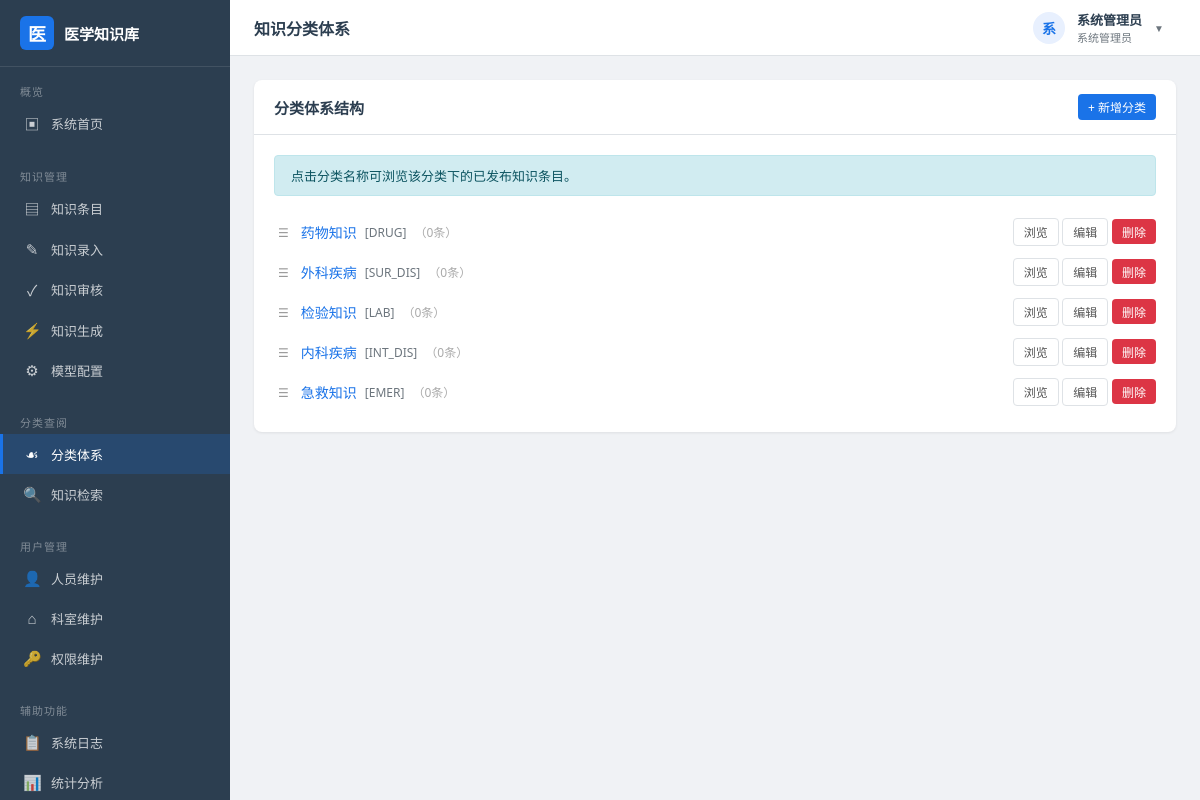
The app's page /categories (signed in), older data.
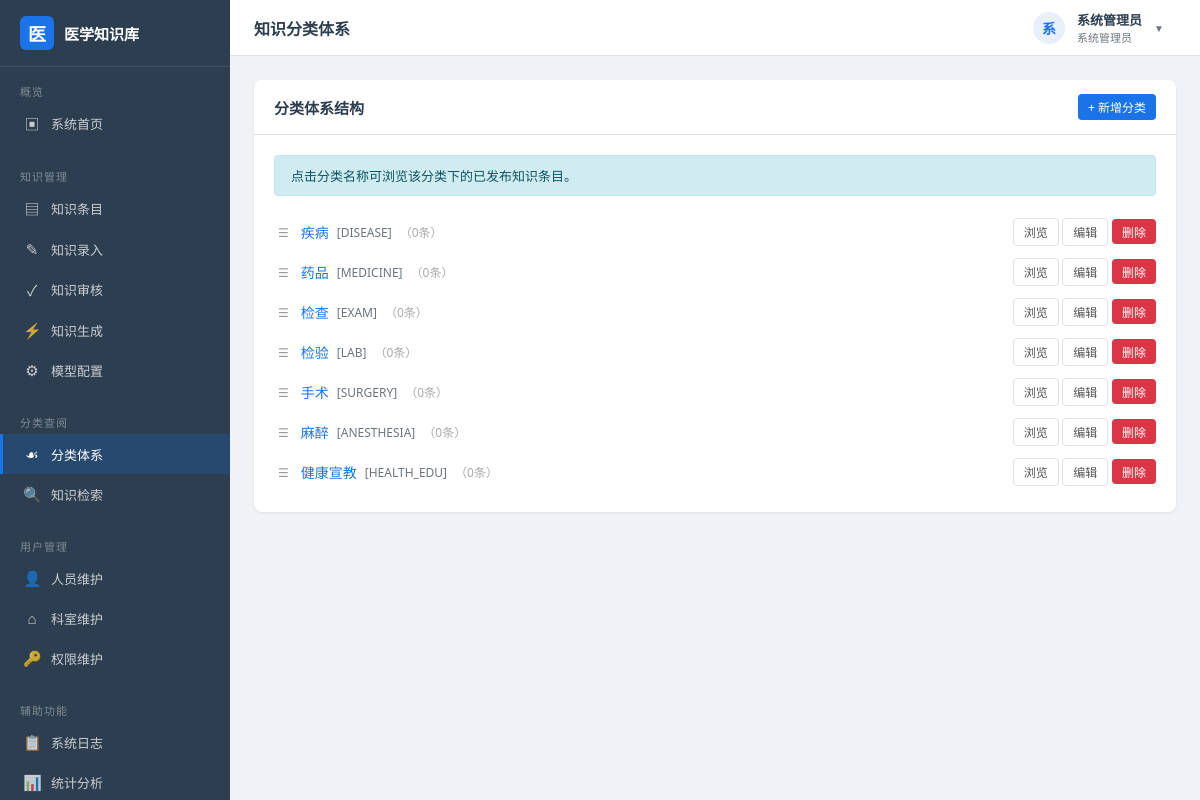
The same page, newer data.
### models.py (models this page shows, shortened)
class User(db.Model):
    __tablename__ = "user"
    id = db.Column(db.Integer, primary_key=True, autoincrement=True)
    username = db.Column(db.String(50), unique=True, nullable=False, comment="登录账号")
    real_name = db.Column(db.String(50), nullable=False, comment="真实姓名")
    password_hash = db.Column(db.String(128), nullable=False, comment="口令哈希")
    email = db.Column(db.String(120), default="", comment="电子邮箱")
    phone = db.Column(db.String(20), default="", comment="联系电话")
    department_id = db.Column(db.Integer, db.ForeignKey("department.id"), nullable=True)
    role_id = db.Column(db.Integer, db.ForeignKey("role.id"), nullable=True)
    status = db.Column(db.String(10), default="active", comment="active/disabled")
    failed_attempts = db.Column(db.Integer, default=0, comment="密码错误次数")
    lock_time = db.Column(db.DateTime, nullable=True, comment="账号锁定时间")
    last_login = db.Column(db.DateTime, nullable=True)
    created_at = db.Column(db.DateTime, default=datetime.now)

class Role(db.Model):
    __tablename__ = "role"
    id = db.Column(db.Integer, primary_key=True, autoincrement=True)
    name = db.Column(db.String(50), unique=True, nullable=False, comment="角色名称")
    code = db.Column(db.String(30), unique=True, nullable=False, comment="角色编码")
    permissions = db.Column(db.Text, default="", comment="权限列表，逗号分隔")
    remark = db.Column(db.String(200), default="")
    created_at = db.Column(db.DateTime, default=datetime.now)
    users = db.relationship("User", backref="role", lazy="dynamic")

class Category(db.Model):
    __tablename__ = "category"
    id = db.Column(db.Integer, primary_key=True, autoincrement=True)
    name = db.Column(db.String(80), nullable=False, comment="分类名称")
    code = db.Column(db.String(30), unique=True, nullable=False, comment="分类编码")
    parent_id = db.Column(db.Integer, db.ForeignKey("category.id"), nullable=True, comment="上级分类")
    level = db.Column(db.Integer, default=1, comment="层级")
    sort_order = db.Column(db.Integer, default=0)
    description = db.Column(db.String(300), default="")
    created_at = db.Column(db.DateTime, default=datetime.now)
    parent = db.relationship("Category", remote_side=[id], backref="sub_categories")
    entries = db.relationship("KnowledgeEntry", backref="category", lazy="dynamic")

### app.py (the view)
    @app.route("/categories")
    @login_required
    def category_tree():
        categories = Category.query.order_by(Category.level, Category.sort_order).all()
        return render_template("category/tree.html", categories=categories)

### app.py (called while the page is built)
def register_before_handlers(app: Flask):
    @app.before_request
    def _load_current_user():
        uid = session.get("uid")
        g.current_user = None
        if uid:
            g.current_user = User.query.get(uid)
    @app.context_processor
    def _inject_globals():
        return {
            "current_user": g.current_user,
            "current_year": datetime.now().year,
        }

def login_required(func):
    @wraps(func)
    def wrapper(*args, **kwargs):
        if not g.current_user:
            flash("请先登录系统", "warning")
            return redirect(url_for("login", next=request.full_path))
        return func(*args, **kwargs)
    return wrapper

### templates/category/tree.html (shortened to what this page needs)
{% extends "layout.html" %}
{% block page_title %}知识分类体系{% endblock %}
{% block content %}
<div class="card">
    <div class="card-header">
        <h3>分类体系结构</h3>
        <a href="{{ url_for('category_create') }}" class="btn btn-primary btn-sm">+ 新增分类</a>
    </div>
    <div class="card-body">
        <div class="flash flash-info" style="margin-bottom:16px;">
            点击分类名称可浏览该分类下的已发布知识条目。
        </div>
        <ul class="tree-list" id="category-tree">
            {% for c in categories %}
            <li class="tree-node" draggable="true" data-id="{{ c.id }}" data-level="{{ c.level }}" data-parent="{{ c.parent_id or 0 }}" style="padding-left: {{ (c.level - 1) * 24 }}px;">
                <span class="drag-handle">☰</span>
                <a href="{{ url_for('category_browse', cid=c.id) }}" class="node-name">{{ c.name }}</a>
                <span class="node-code">[{{ c.code }}]</span>
                <span style="color:#aaa; font-size:12px;">（{{ c.entries.count() }}条）</span>
                <div class="node-actions">
                    <a href="{{ url_for('category_browse', cid=c.id) }}" class="btn btn-default btn-sm">浏览</a>
                    <a href="{{ url_for('category_edit', cid=c.id) }}" class="btn btn-default btn-sm">编辑</a>
                    <form method="POST" action="{{ url_for('category_delete', cid=c.id) }}" style="display:inline;">
                        <button type="submit" class="btn btn-danger btn-sm btn-delete">删除</button>
                    </form>
                </div>
            </li>
            {% endfor %}
        </ul>
    </div>
</div>
{% endblock %}

### templates/layout.html (shortened to what this page needs)
<!DOCTYPE html>
<html lang="zh-CN">
<head>
    <link rel="stylesheet" href="{{ url_for('static', filename='css/style.css') }}">
</head>
<body>
<div class="app-layout">
    <aside class="sidebar">
        <div class="sidebar-header">
            <div class="icon">医</div>
            <span>医学知识库</span>
        </div>
        <nav class="nav-section">
            <div class="nav-section-title">概览</div>
            <a href="{{ url_for('dashboard') }}" class="nav-item" onclick="navigate(event, this)">
                <span class="nav-icon">▣</span> 系统首页
            </a>
        </nav>
        <nav class="nav-section">
            <div class="nav-section-title">知识管理</div>
            <a href="{{ url_for('knowledge_list') }}" class="nav-item" onclick="navigate(event, this)">
                <span class="nav-icon">▤</span> 知识条目
            </a>
            <a href="{{ url_for('knowledge_create') }}" class="nav-item" onclick="navigate(event, this)">
                <span class="nav-icon">✎</span> 知识录入
            </a>
            <a href="{{ url_for('knowledge_review_list') }}" class="nav-item" onclick="navigate(event, this)">
                <span class="nav-icon">✓</span> 知识审核
            </a>
            <a href="{{ url_for('knowledge_generate') }}" class="nav-item" onclick="navigate(event, this)">
                <span class="nav-icon">⚡</span> 知识生成
            </a>
            <a href="{{ url_for('model_config_list') }}" class="nav-item" onclick="navigate(event, this)">
                <span class="nav-icon">⚙</span> 模型配置
            </a>
        </nav>
        <nav class="nav-section">
            <div class="nav-section-title">分类查阅</div>
            <a href="{{ url_for('category_tree') }}" class="nav-item" onclick="navigate(event, this)">
                <span class="nav-icon">☙</span> 分类体系
            </a>
            <a href="{{ url_for('search') }}" class="nav-item" onclick="navigate(event, this)">
                <span class="nav-icon">🔍</span> 知识检索
            </a>
        </nav>
        <nav class="nav-section">
            <div class="nav-section-title">用户管理</div>
            <a href="{{ url_for('user_list') }}" class="nav-item" onclick="navigate(event, this)">
                <span class="nav-icon">👤</span> 人员维护
            </a>
            <a href="{{ url_for('dept_list') }}" class="nav-item" onclick="navigate(event, this)">
                <span class="nav-icon">⌂</span> 科室维护
            </a>
            <a href="{{ url_for('role_list') }}" class="nav-item" onclick="navigate(event, this)">
                <span class="nav-icon">🔑</span> 权限维护
            </a>
        </nav>
        <nav class="nav-section">
            <div class="nav-section-title">辅助功能</div>
            <a href="{{ url_for('log_list') }}" class="nav-item" onclick="navigate(event, this)">
                <span class="nav-icon">📋</span> 系统日志
            </a>
            <a href="{{ url_for('statistics') }}" class="nav-item" onclick="navigate(event, this)">
                <span class="nav-icon">📊</span> 统计分析
            </a>
        </nav>
    </aside>
    <div class="main-area">
        <header class="topbar">
            <div class="topbar-title">{% block page_title %}系统首页{% endblock %}</div>
            <div class="topbar-user">
                <div class="user-dropdown" id="user-dropdown">
                    <div class="dropdown-trigger">
                        <div class="avatar">{{ current_user.real_name[0] if current_user else '?' }}</div>
                        <div class="info">
                            <div class="name">{{ current_user.real_name if current_user else '' }}</div>
                            <div class="role">{{ current_user.role.name if current_user and current_user.role else '' }}</div>
                        </div>
                        <span class="dropdown-arrow">▼</span>
                    </div>
                </div>
            </div>
        </header>
        <main class="content-area">
            {% block content %}{% endblock %}
        </main>
    </div>
</div>
</body>
</html>

### static/css/style.css (style rules this page uses)
:root { --primary: #1a73e8; --primary-dark: #1557b0; --primary-light: #e8f0fe; --success: #28a745; --warning: #ffc107; --danger: #dc3545; --info: #17a2b8; --dark: #2c3e50; --gray: #6c757d; --light: #f8f9fa; --border: #dee2e6; --sidebar-width: 230px; --header-height: 56px; }
* { margin: 0; padding: 0; box-sizing: border-box; }
body { font-family: "Microsoft YaHei", "PingFang SC", "Segoe UI", Arial, sans-serif; background: #f0f2f5; color: #333; font-size: 14px; }
a { color: var(--primary); text-decoration: none; }
.app-layout { display: flex; min-height: 100vh; }
.sidebar { width: var(--sidebar-width); background: var(--dark); color: #fff; position: fixed; top: 0; left: 0; bottom: 0; overflow-y: auto; z-index: 1000; }
.sidebar-header { padding: 16px 20px; border-bottom: 1px solid rgba(255,255,255,0.1); display: flex; align-items: center; gap: 10px; }
.sidebar-header .icon { width: 34px; height: 34px; background: var(--primary); border-radius: 6px; display: flex; align-items: center; justify-content: center; font-size: 18px; font-weight: bold; }
.sidebar-header span { font-size: 15px; font-weight: 600; }
.nav-section { padding: 8px 0; }
.nav-section-title { padding: 8px 20px 4px; font-size: 11px; color: rgba(255,255,255,0.4); text-transform: uppercase; letter-spacing: 1px; }
.nav-item { display: flex; align-items: center; gap: 10px; padding: 10px 20px; color: rgba(255,255,255,0.75); font-size: 13px; transition: all 0.2s; border-left: 3px solid transparent; }
.nav-item.active { background: rgba(26,115,232,0.2); border-left-color: var(--primary); color: #fff; }
.nav-icon { width: 18px; text-align: center; font-size: 15px; }
.main-area { margin-left: var(--sidebar-width); flex: 1; display: flex; flex-direction: column; }
.topbar { height: var(--header-height); background: #fff; border-bottom: 1px solid var(--border); display: flex; align-items: center; justify-content: space-between; padding: 0 24px; position: sticky; top: 0; z-index: 999; }
.topbar-title { font-size: 16px; font-weight: 600; color: var(--dark); }
.topbar-user { display: flex; align-items: center; gap: 12px; }
.topbar-user .avatar { width: 32px; height: 32px; background: var(--primary-light); color: var(--primary); border-radius: 50%; display: flex; align-items: center; justify-content: center; font-weight: 600; font-size: 14px; }
.topbar-user .info { font-size: 13px; }
.topbar-user .info .name { font-weight: 600; color: var(--dark); }
.topbar-user .info .role { font-size: 11px; color: var(--gray); }
.content-area { padding: 24px; flex: 1; }
.card { background: #fff; border-radius: 8px; box-shadow: 0 1px 3px rgba(0,0,0,0.08); margin-bottom: 20px; }
.card-header { padding: 14px 20px; border-bottom: 1px solid var(--border); display: flex; align-items: center; justify-content: space-between; }
.card-header h3 { font-size: 15px; font-weight: 600; color: var(--dark); }
.card-body { padding: 20px; }
.btn { display: inline-flex; align-items: center; gap: 4px; padding: 7px 16px; border: none; border-radius: 4px; font-size: 13px; font-weight: 500; cursor: pointer; transition: all 0.2s; text-decoration: none; }
.btn-primary { background: var(--primary); color: #fff; }
.btn-danger { background: var(--danger); color: #fff; }
.btn-default { background: #fff; color: #555; border: 1px solid var(--border); }
.btn-sm { padding: 4px 10px; font-size: 12px; }
.flash { padding: 10px 16px; border-radius: 4px; margin-bottom: 8px; font-size: 13px; }
.flash-info { background: #d1ecf1; color: #0c5460; border: 1px solid #bee5eb; }
.tree-list { list-style: none; }
.tree-node { padding: 6px 0; display: flex; align-items: center; gap: 8px; }
.tree-node .node-name { font-weight: 500; }
.tree-node .node-code { font-size: 12px; color: var(--gray); }
.tree-node .node-actions { margin-left: auto; }
.drag-handle { cursor: grab; color: #999; font-size: 12px; padding: 2px 4px; border-radius: 2px; transition: all 0.2s; user-select: none; }
.user-dropdown { position: relative; display: flex; align-items: center; cursor: pointer; }
.dropdown-trigger { display: flex; align-items: center; gap: 12px; padding: 8px 12px; border-radius: 6px; transition: background 0.2s; }
.dropdown-arrow { font-size: 10px; color: var(--gray); transition: transform 0.2s; }

Row changes from the older to the newer data that the page shows:
changed Category: name "内科疾病" → "疾病"; code "INT_DIS" → "DISEASE"; moves up the list
changed Category: name "外科疾病" → "药品"; code "SUR_DIS" → "MEDICINE"; moves down the list
changed Category: name "药物知识" → "检查"; code "DRUG" → "EXAM"
changed Category "LAB": name "检验知识" → "检验"
changed Category: name "急救知识" → "手术"; code "EMER" → "SURGERY"
added Category: name "麻醉", code "ANESTHESIA", entries.count "0"
added Category: name "健康宣教", code "HEALTH_EDU", entries.count "0"
